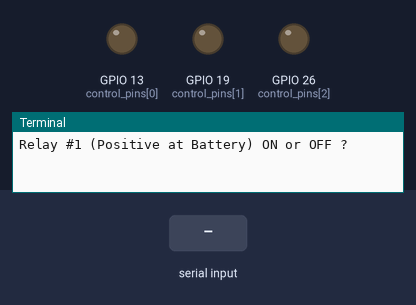
The program below on a simulated Raspberry Pi (BCM pin numbers). Parts: output pins drawn as LEDs (lit = HIGH), the last lines printed to the terminal. The inputs (shaded band) are chosen by the test bench.

Above: at 1.2 s.
1.3 s: "exit" typed at the terminal, then Enter
2.8 s: "ON" typed at the terminal, then Enter
4.3 s: "OFF" typed at the terminal, then Enter
5.8 s: "1" typed at the terminal, then Enter
At 6.9 s:
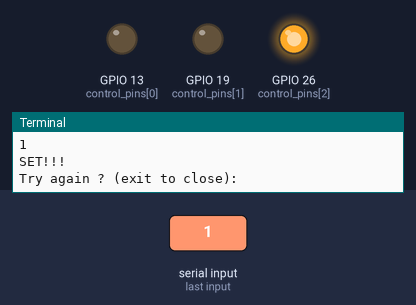
Timing chart, 0 to 8.3 s (numbered marks = the images above; inputs shaded):
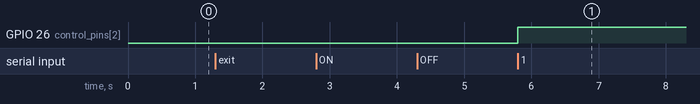

The program:

DCMotorTest1.py
```python
import RPi.GPIO as GPIO
import time
GPIO.setmode(GPIO.BCM)
#control_pins = [7,11,13,15]
control_pins = [13,19,26]
# GPIO-13 = ON/OFF   IN3 relay
# GPIO-19 = MOTOR POS IN1 relay
# GPIO-26 = MOTOR NEG IN2 relay


for pin in control_pins:
  GPIO.setup(pin, GPIO.OUT)
  GPIO.output(pin, 0)


ans="start"
while ans != 'exit':
	r = input("Relay #1 (Positive at Battery) ON or OFF ?")
	s = input("Relay #2 (Negative at Battery) ON or OFF ?")
	q = input("POWER (Circuit between Relay #2 and Positive Terminal of Battery) ON or OFF ?")

	input("Ready ?")


	if r == "ON":
		GPIO.output(19,GPIO.HIGH)
	elif r =="OFF":
		GPIO.output(19,GPIO.LOW)

	if s == "ON":
		GPIO.output(26,GPIO.HIGH)
	elif s == "OFF":
		GPIO.output(26,GPIO.LOW)

	if q == "ON":
		if r == s:
			GPIO.output(13,GPIO.HIGH)
	elif q =="OFF":
		GPIO.output(13,GPIO.LOW)

	print("SET!!!")

	ans = input("Try again ? (exit to close):")


GPIO.cleanup()
```

Measured:
- after the input at 5.8 s, GPIO 26 (control_pins[2]): LOW → HIGH at once
